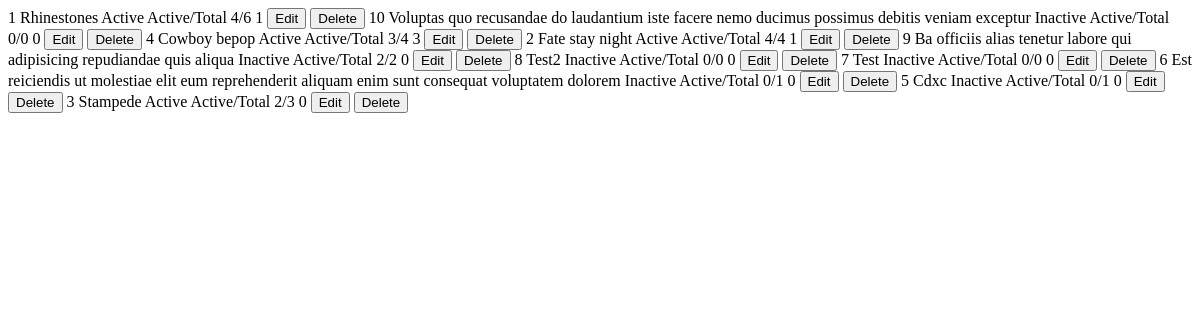
The app's page /admin-app/shows-list/ (signed in), older data.
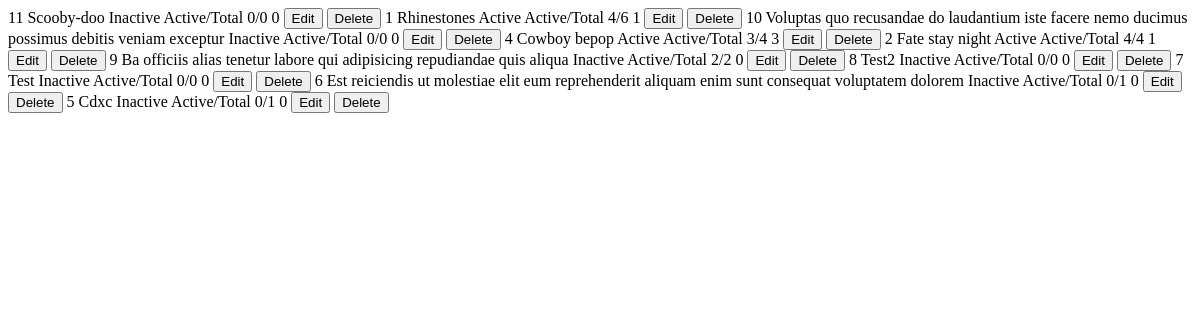
The same page, newer data.
### admin_app/models.py (models this page shows, shortened)
class Show(models.Model):
    class Meta:
        ordering=['-updated_at','created_at']
    STATUS_CHOICES = [
    ('active', 'Active'),
    ('inactive', 'Inactive'),
    ]
    title = models.CharField(max_length=100, unique=True)
    slug = models.SlugField(max_length=100, unique=True, blank=True)
    status = models.CharField(max_length=10, choices=STATUS_CHOICES, default='inactive')
    created_at = models.DateTimeField(auto_now_add=True)
    updated_at = models.DateTimeField(auto_now=True)
    cover_image_url = models.URLField(max_length=200, blank=True, null=True)
    view_count = models.IntegerField(default=0)
    categories = models.ManyToManyField(Category, related_name='categories_set')
    genres = models.ManyToManyField(Genre, related_name='genres_set')

### admin_app/views/show_view.py (the view)
# urls.py: path('shows-list/', show_view.shows_list, name='shows_list'),
@staff_required
@ensure_platform_configured
def shows_list(request):
    request.session['page'] = 'Admin Shows'
    staff_count = User.objects.filter(is_staff=True, is_active=True).count()
    user_with_brand = AppConfig.Ownership.get_owner()
    site_name = user_with_brand.brand_name if user_with_brand else None
    site_logo = user_with_brand.brand_image_url if user_with_brand else None
    shows = Show.objects.all()
    page_number = request.GET.get('page', 1)
    paginator = Paginator(shows, 10)  # Show 10 shows per page
    page_obj = paginator.get_page(page_number)
    context = {
        "shows": page_obj,
        "site_name":site_name,
        "site_logo":site_logo
    }
    return render(request, 'admin_app/partials/list_elements/shows_list.html', context)

### admin_app/services/AppConfig.py (called while the page is built)
    @staticmethod
    def get_owner():
        user_with_brand = User.objects.filter(brand_name__isnull=False,brand_image_url__isnull=False,is_staff=True).first()
        return user_with_brand

### user_app/templatetags/custom_filters.py (called while the page is built)
@register.filter
def active_count(videos):
    return videos.filter(status='active').count()

### admin_app/templates/admin_app/partials/list_elements/shows_list.html
{% load custom_filters %}
{% load humanize %}
{% for show in shows %}
{% if forloop.last  and  shows.has_next%}
<tr id="shows-{{ show.id }}" hx-trigger="revealed" hx-get="{% url 'shows_list' %}?page={{ shows.next_page_number }}" hx-swap="afterend">
{% else %}
<tr id="shows-{{ show.id }}">
{% endif %}
    <td class="px-6 py-4 whitespace-nowrap text-sm text-gray-500">{{ show.id }}</td>
    <td class="px-6 py-4 whitespace-nowrap text-sm text-gray-900 capitalize">{{ show.title }}</td>
    <td class="px-6 py-4 whitespace-nowrap text-sm text-gray-900">
        <span class="{% if show.status == 'active'   %} bg-gradient-to-tl from-green-600 to-lime-400{% else %}bg-gradient-to-tl from-slate-600 to-slate-300{% endif %} px-2.5 text-xs rounded-1.8 py-1.4 inline-block whitespace-nowrap text-center align-baseline font-bold uppercase leading-none text-white">
            {% if show.status == 'active' %}
            Active
        {% else %}
            Inactive
        {% endif %}
        </span>
    </td>
    <td>Active/Total  {{ show.video_set|active_count }}/{{ show.video_set.count }}</td>
    <td class="px-6 py-4 whitespace-nowrap text-sm font-medium" align="center">{{show.view_count|intword}}</td>
    <td class="px-6 py-4 whitespace-nowrap text-sm font-medium">
        <button onclick="openModal()" hx-get="{% url 'edit_show' show.id %}" hx-target="#modal_body" hx-swap="innerHTML" class="openModal text-indigo-600 hover:text-indigo-900">Edit</button>
        <button onclick="confirmDelete({{ show.id }})" class="text-red-600 hover:text-red-900">Delete</button>
    </td>
</tr>
{% endfor %}

Row changes from the older to the newer data that the page shows:
no longer on this page (row unchanged): Show: id "3", title "Stampede", status "Active", video_set|active_count "2", video_set.count "3", view_count "0"
added Show: id "11", title "Scooby-doo", status "Inactive", video_set|active_count "0", video_set.count "0", view_count "0"
